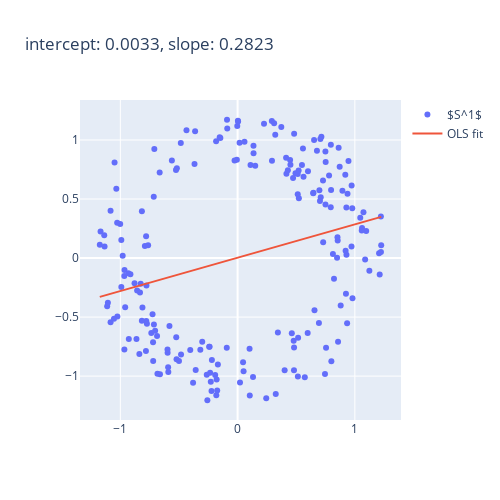

This figure's notebook cell:
### Code cell
model = LinearRegression()
model.fit(np.array([x+x_noise]).T, y+y_noise)

min_range = (x+x_noise).min()
max_range = (x+x_noise).max()


x_ols = np.linspace(min_range, max_range, 100)
y_ols = model.predict(x_ols.reshape(-1, 1))


fig = go.Figure([
    go.Scatter(x=x+x_noise, y=y+y_noise, name='$S^1$', mode='markers'),
    go.Scatter(x=x_ols, y=y_ols, name='OLS fit')
])
fig.update_layout(title='intercept: {}, slope: {}'.format(
    round(model.intercept_,4), round(model.coef_[0], 4)),
                 width=500, height=500)
fig.show()
